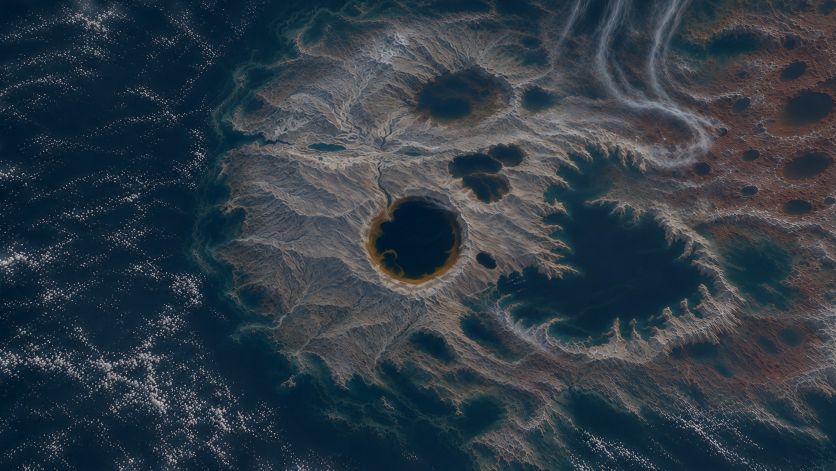
#> input picture references/approved/7-reveal/reveal-2-skull-massif.jpg, 1672 x 941 px (shown at 1/2 size)
$ python make_basins.py
#> lines starting #> are read from the running program, lines starting #| are printed output that depends on the picture; after the words box and inside, x2 and y2 are one past the last pixel; in counts of white or black regions, pixels touching at a corner belong together
#!/usr/bin/env python3
"""The dark round basins of the skull country: public/assets/reveal/land/basins.png.

The second approved picture (reveal-2) shows the massif round the lake holding a field of dark round pools; the maps drew long
ridges there. This traces where that picture has such a pool and writes a map of shore and depth, never the picture's colour:
red is the signed distance to the nearest pool's shore (the code of the shore maps: 0.5 the shore, over it land), green is 1.
The window is the picture's own in the master (pullback.json). The lake's own window (lakebed.png) and the open sea are left out.
make_relief_native.py reads this file too, and sinks each pool into the relief as a bowl with a wall and a low rim.

Run: python3 assets-src/reveal/land/basins/make_basins.py   (Python 3 with numpy, scipy and Pillow; a few seconds)
"""
import json
import os
import numpy as np
from PIL import Image
from scipy import ndimage

HERE = os.path.dirname(os.path.abspath(__file__))
ROOT = os.path.normpath(os.path.join(HERE, '..', '..', '..', '..'))
PICTURE = os.path.join(ROOT, 'references', 'approved', '7-reveal', 'reveal-2-skull-massif.jpg')
OUT = os.path.join(ROOT, 'public', 'assets', 'reveal', 'land', 'basins.png')
WINDOW = {'x': 737.71, 'y': 1279.65, 'w': 1070.28, 'h': 602.35}  # master px, of reveal-2
BED = {'x': 1126.18, 'y': 1498.28, 'w': 293.34, 'h': 165.09}  # master px, of lakebed.png
WIDE = 2048
HIGH = 1152

rgb = np.asarray(Image.open(PICTURE).convert('RGB').resize((WIDE, HIGH), Image.LANCZOS), dtype=np.float32) / 255.0
lum = rgb @ np.array([0.3, 0.55, 0.15], dtype=np.float32)
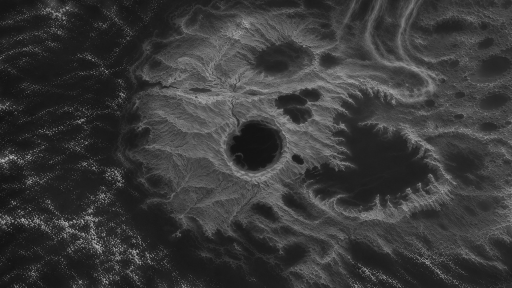
#> lum: shape (1152, 2048) float32 (shown at 1/4 size); min 0.0188, max 0.928, mean 0.225
lum = ndimage.gaussian_filter(lum, 1.5)
around = ndimage.gaussian_filter(lum, 40.0)
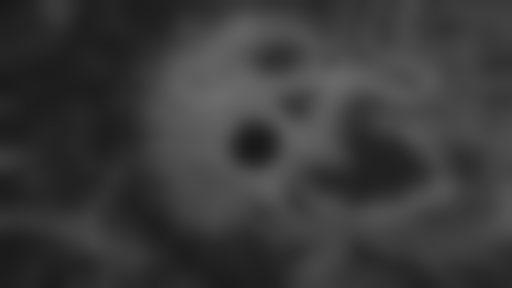
#> around: shape (1152, 2048) float32 (shown at 1/4 size); min 0.0967, max 0.422, mean 0.225
# Where the picture has a pool: its middle and its half widths, measured on the picture at 1400 px wide. Each is then traced
# from the picture itself: the dark that holds the middle, under the tone halfway between the pool and the country round it.
# (The great basin north of the lake, at 770, 165, is not here: the land draws that one itself, with its bar and its amber side.)
POOLS = [
    (895, 165, 24, 20), (795, 272, 40, 21), (848, 258, 31, 19), (815, 312, 40, 26),
    (1328, 118, 22, 16), (1352, 180, 47, 31), (1240, 175, 16, 12), (1350, 275, 42, 24), (1258, 258, 16, 11),
    (1255, 318, 15, 10), (1335, 345, 26, 14), (1175, 282, 15, 11), (1215, 62, 21, 11), (1210, 216, 9, 7),
    (1273, 211, 9, 7), (1323, 70, 9, 7), (1390, 336, 9, 7), (545, 245, 27, 8), (1325, 565, 23, 17),
]
ys, xs = np.mgrid[0:HIGH, 0:WIDE]
mx = WINDOW['x'] + (xs + 0.5) / WIDE * WINDOW['w']
my = WINDOW['y'] + (ys + 0.5) / HIGH * WINDOW['h']
# (The lake's own map fades out over the last of its window: this one runs that far into it, so no strip is left dry between them.)
in_bed = (mx > BED['x'] + 0.04 * BED['w']) & (mx < BED['x'] + 0.96 * BED['w']) & (my > BED['y'] + 0.045 * BED['h']) & (my < BED['y'] + 0.955 * BED['h'])
keep = np.zeros((HIGH, WIDE), dtype=bool)
found = []
k = WIDE / 1400.0
for (px, py, prx, pry) in POOLS:
    cx, cy, rx, ry = px * k, py * k, prx * k, pry * k
    far = ((xs - cx) / rx) ** 2 + ((ys - cy) / ry) ** 2
    middle = float(np.median(lum[far < 0.25]))
    ring = float(np.median(lum[(far > 1.5 ** 2) & (far < 2.0 ** 2)]))
    within = far < 1.45 ** 2
    part = within & (lum < 0.5 * (middle + ring))
    labels, count = ndimage.label(part)
    here = labels[int(cy), int(cx)]
    part = labels == here if here > 0 else np.zeros_like(part)
    area = int(part.sum())
    ellipse = float(np.pi * rx * ry)
    # (Where the picture's pool has no clear edge the measured oval stands for it.)
    traced = ring > middle + 0.015 and 0.45 * ellipse < area < 1.9 * ellipse
    if not traced:
        part = far < 1.0
    keep |= part
    found.append((px, py, 'traced' if traced else 'oval', int(part.sum())))
#> this loop made 19 passes
#> (middle, ring, count, here, area) on passes 1 to 8: (0.165, 0.382, 3, 2, 3815), (0.125, 0.381, 1, 1, 7902), (0.144, 0.41, 1, 1, 4734), (0.141, 0.361, 2, 1, 7523), (0.158, 0.257, 6, 1, 2259), (0.155, 0.266, 12, 3, 8650), (0.18, 0.256, 8, 2, 1259), (0.161, 0.281, 13, 3, 6429)
#> pass 1, `part = within & (lum < 0.5 * (middle + ring))`:
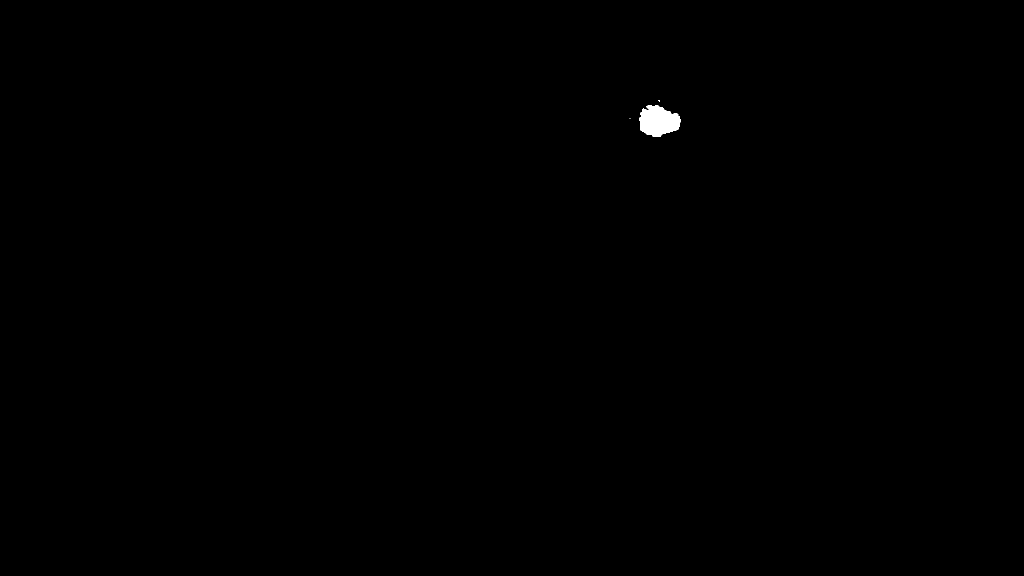
#> part: shape (1152, 2048) bool (shown at 1/2 size); 0.16% white; 3 white regions (2 under 20 px), largest, box (x1, y1, x2, y2) and area: (1278, 210, 1361, 274) 3815
#> after the loop:
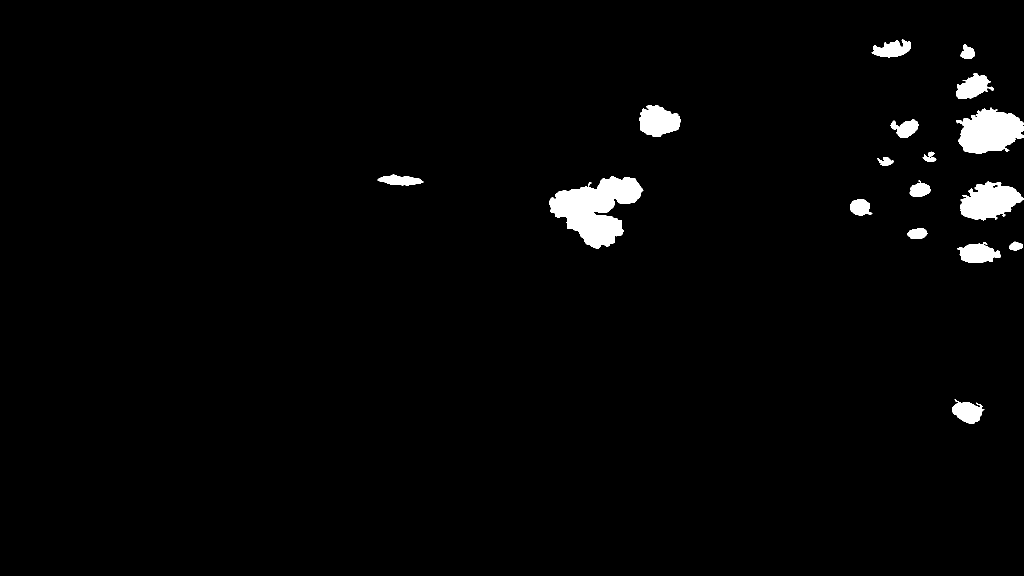
#> keep: shape (1152, 2048) bool (shown at 1/2 size); 2.1% white; 17 white regions, largest, box (x1, y1, x2, y2) and area: (1098, 352, 1287, 497) 14624, (1913, 215, 2048, 308) 8650, (1921, 363, 2048, 441) 6429
#> after the loop:
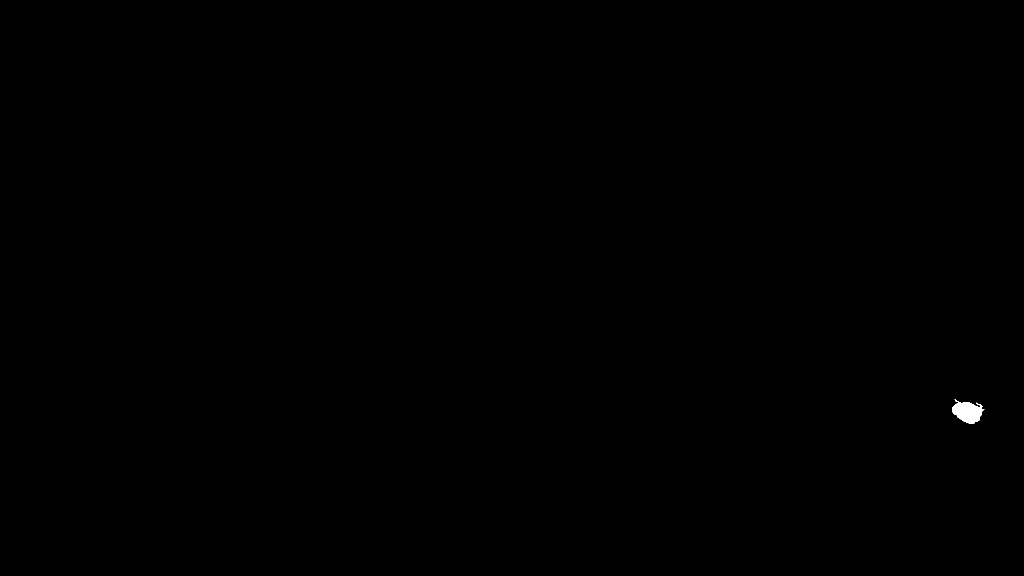
#> part: shape (1152, 2048) bool (shown at 1/2 size); 0.08% white; 1 white region, box (x1, y1, x2, y2) and area: (1904, 798, 1969, 848) 1947
#> after the loop, found = 19 items, first 6: (895, 165, 'traced', 3815), (795, 272, 'traced', 7902), (848, 258, 'traced', 4734), (815, 312, 'traced', 7523), (1328, 118, 'traced', 2259), (1352, 180, 'traced', 8650)
keep = ndimage.binary_closing(keep, iterations=2) & ~in_bed
#> keep: shape (1152, 2048) bool; 1.9% white; 17 white regions, largest, box (x1, y1, x2, y2) and area: (1098, 352, 1287, 432) 9444, (1913, 215, 2046, 308) 8672, (1921, 363, 2046, 441) 6491
texel = 1.0
inside = ndimage.distance_transform_edt(keep)
outside = ndimage.distance_transform_edt(~keep)
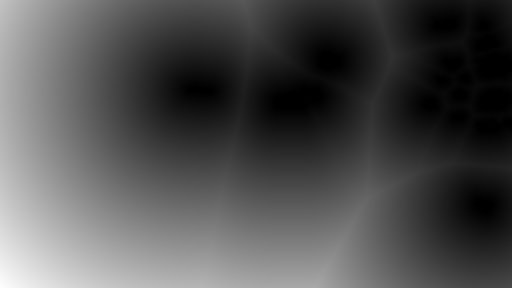
#> outside: shape (1152, 2048) float64 (shown at 1/4 size); min 0, max 1093.5, mean 345; drawn with min black and max white
signed = np.where(keep, -(inside - 0.5), outside - 0.5) * texel
# The code of the shore maps: d = (r - 0.5) * 2, distance = sign(d) * d * d * 160 texels.
d = np.sign(signed) * np.sqrt(np.minimum(np.abs(signed), 160.0) / 160.0)
red = np.clip(0.5 + 0.5 * d, 0.0, 1.0)
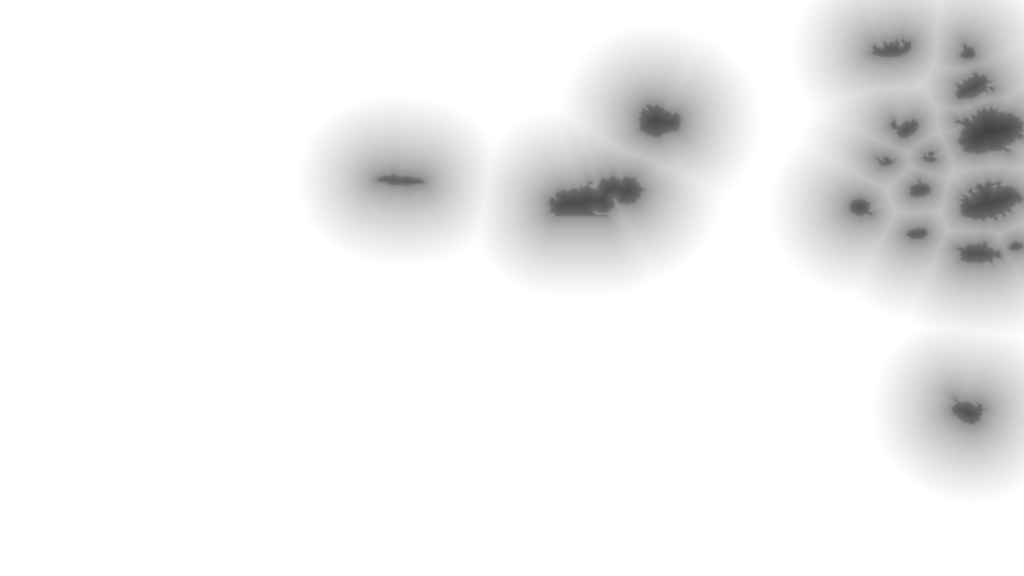
#> red: shape (1152, 2048) float64 (shown at 1/2 size); min 0.248, max 1, mean 0.941
Image.fromarray((red * 255.0 + 0.5).astype(np.uint8), 'L').save(OUT, optimize=True)
print(len(found), 'pools', '%.2f MB' % (os.path.getsize(OUT) / 1e6))
#| 19 pools 0.10 MB
for f in found:
    print(f)
#> this loop made 19 passes
#> (printed output is left out)
if os.environ.get('PREVIEW'):
    show = (rgb * 255).astype(np.uint8)
    edge = keep & ~ndimage.binary_erosion(keep, iterations=2)
    show[edge] = (255, 60, 60)
    Image.fromarray(show).resize((1400, 788)).save(os.path.join(ROOT, 'out', 'work', 'basins', 'found.jpg'), quality=85)

$ run again, with references/approved/7-reveal/reveal-3-head-and-shoulders.jpg copied over references/approved/7-reveal/reveal-2-skull-massif.jpg
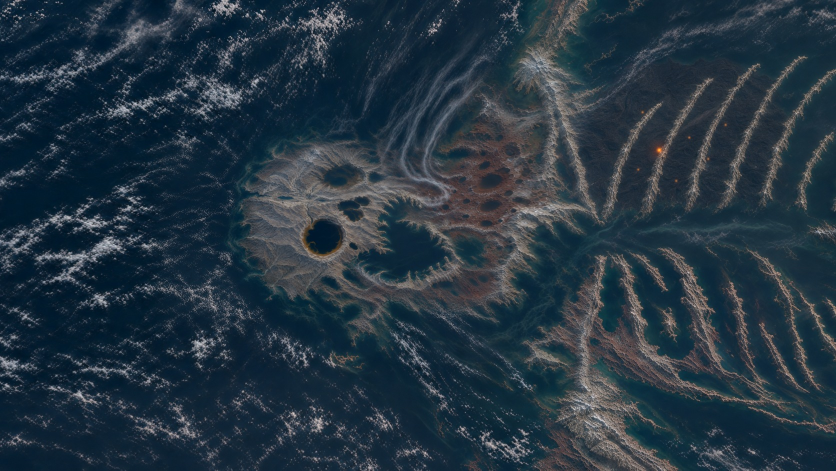
#> input picture references/approved/7-reveal/reveal-3-head-and-shoulders.jpg, 1672 x 941 px (shown at 1/2 size)
#> the loop `for (px, py, prx, pry) in POOLS:` made 19 passes
#> (middle, ring, count, here, area, traced) on passes 1, 3, 4, 6, 7, 9, 10, 14: (0.215, 0.339, 4, 1, 3650, True), (0.249, 0.253, 15, 3, 1155, False), (0.221, 0.288, 22, 1, 4067, True), (0.185, 0.188, 5, 2, 7147, False), (0.181, 0.192, 4, 1, 1993, False), (0.17, 0.186, 3, 1, 1295, True), (0.17, 0.181, 1, 1, 1503, False), (0.176, 0.18, 1, 1, 468, False)
#> after the loop `for (px, py, prx, pry) in POOLS:`:
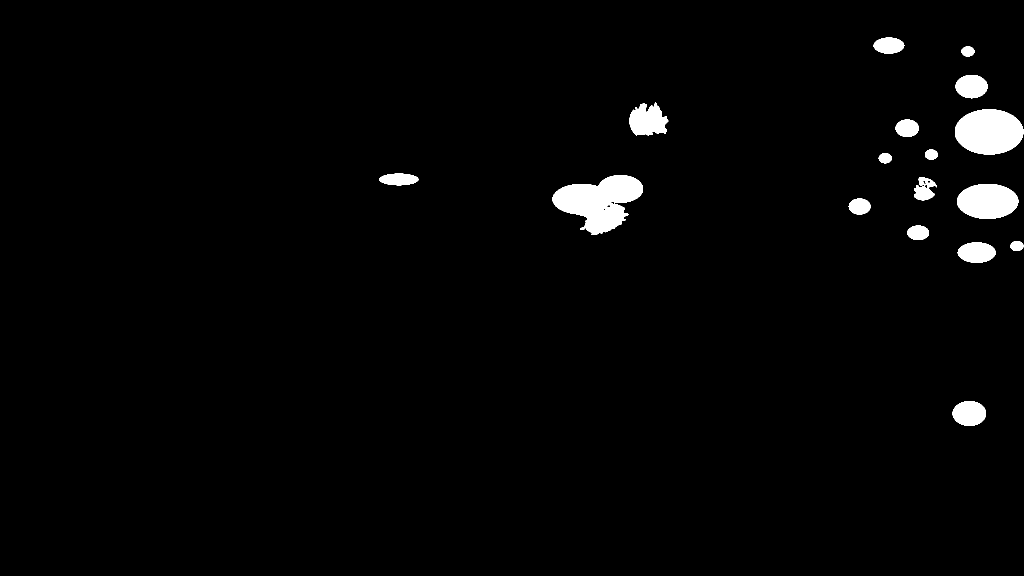
#> keep: shape (1152, 2048) bool (shown at 1/2 size); 2.1% white; 17 white regions, largest, box (x1, y1, x2, y2) and area: (1105, 350, 1286, 470) 12568, (1910, 218, 2047, 309) 9788, (1914, 368, 2037, 438) 6779
#> after the loop `for (px, py, prx, pry) in POOLS:`: found = 19 items, first 6: (895, 165, 'traced', 3650), (795, 272, 'oval', 5642), (848, 258, 'oval', 3962), (815, 312, 'traced', 4067), (1328, 118, 'oval', 2361), (1352, 180, 'oval', 9788)
#> `red = np.clip(0.5 + 0.5 * d, 0.0, 1.0)`:
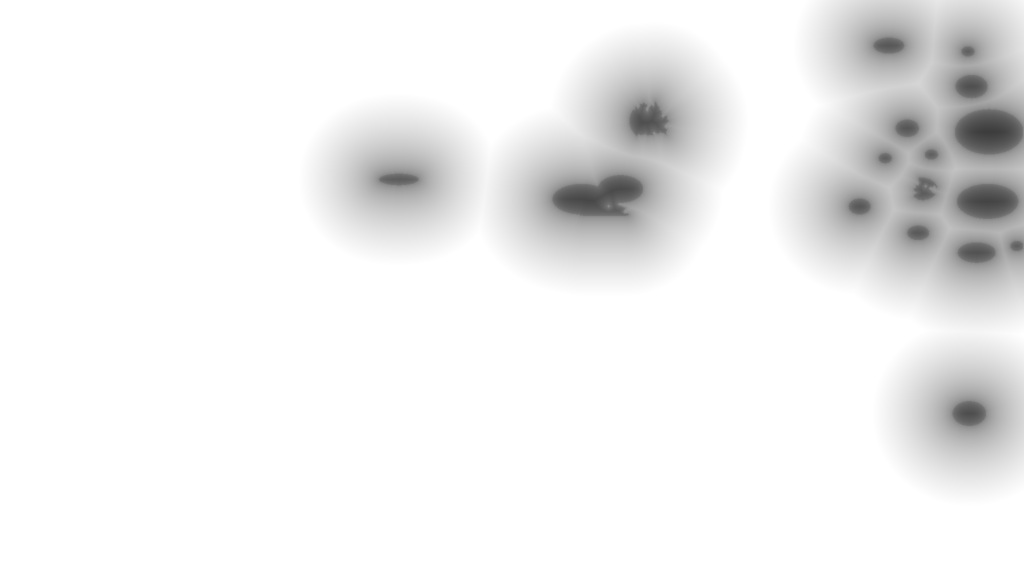
#> red: shape (1152, 2048) float64 (shown at 1/2 size); min 0.236, max 1, mean 0.941
#| 19 pools 0.09 MB
#> the loop `for f in found:` made 19 passes
#> (printed output is left out)
